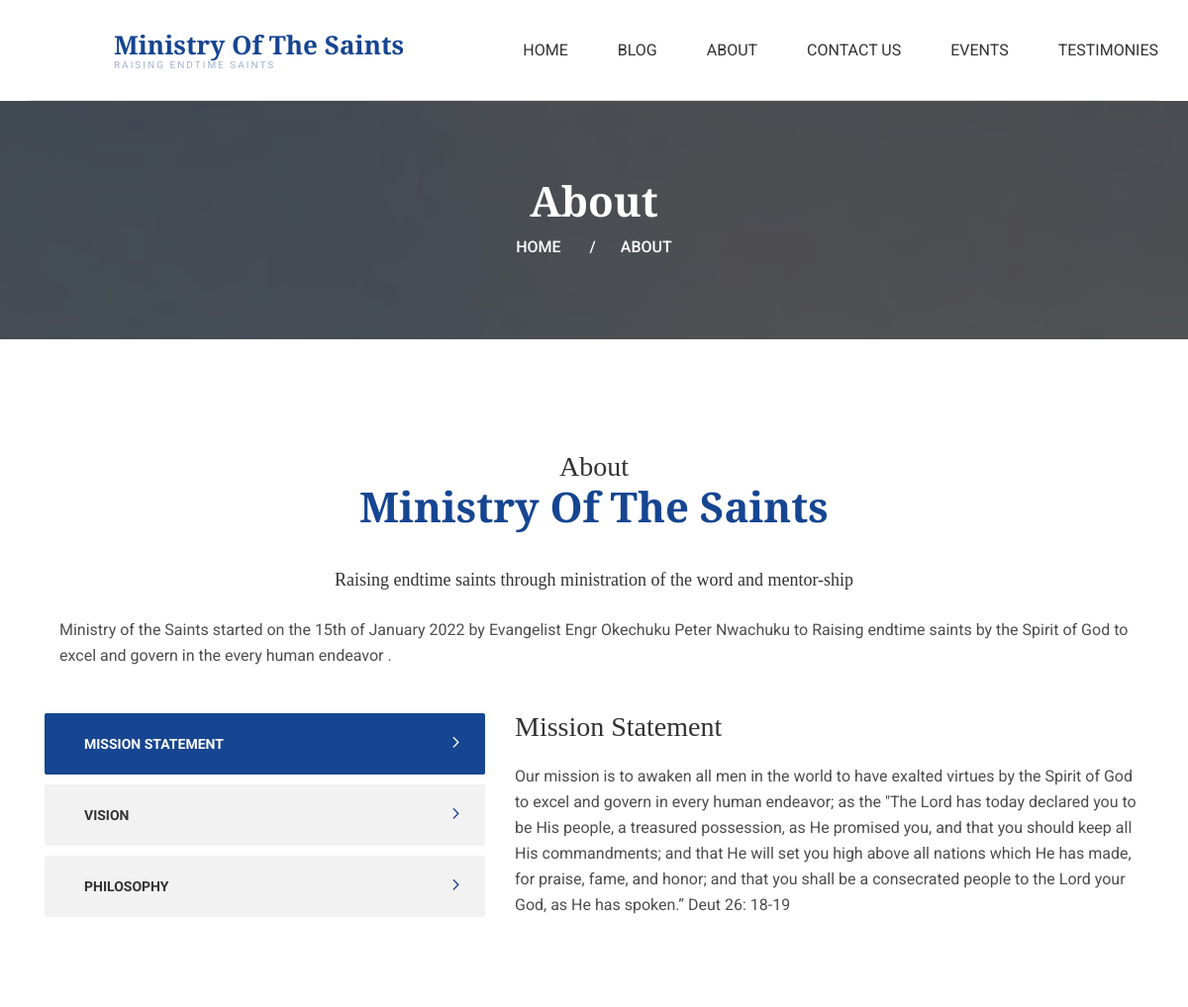
Page /about/ (upper part) on the earlier database version.
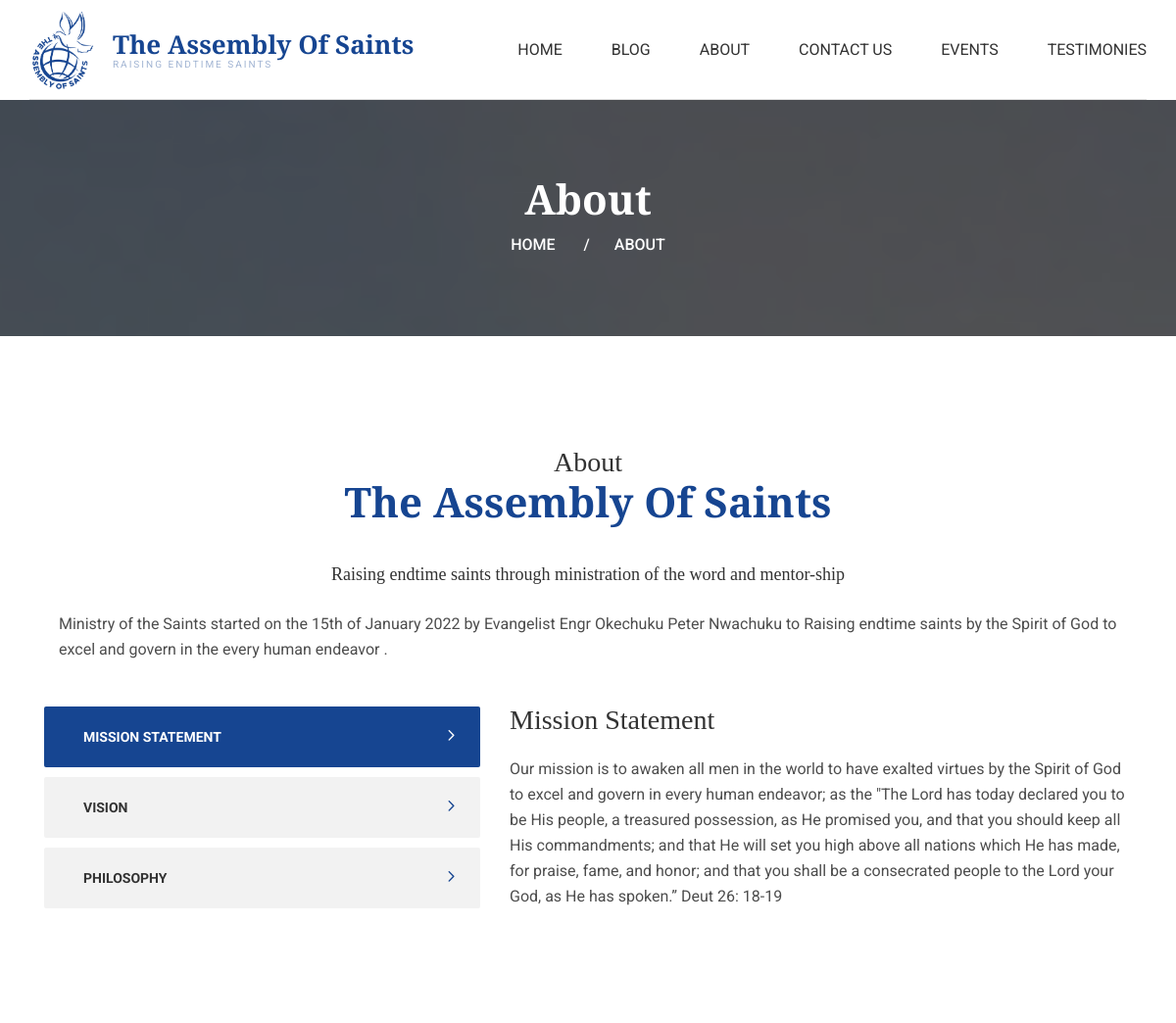
Same page on the later database version.
### organization/models.py (models this page shows, shortened)
class organizationOverview(models.Model):
    organization = models.OneToOneField(
        Organization,
        on_delete=models.CASCADE,
        unique=True,
    )
    organization_overview = models.TextField(max_length=500, blank=True)
    organization_mandate = models.TextField(max_length=500, blank=True)
    mission_statement = models.TextField(max_length=500, blank=True)
    vision = models.TextField(max_length=500, blank=True)
    philosophy = models.TextField(max_length=500, blank=True)
    id = models.AutoField(primary_key=True, default=None)
    def __str__(self):
        return self.organization.organization_name

class Organization(models.Model):
    user = models.ForeignKey(Account, on_delete=models.CASCADE, blank=True, null=True)
    organization_name = models.CharField(max_length=50)
    website_address = models.URLField(max_length=200, blank=True)
    email = models.EmailField(max_length=50)
    address_line_1 = models.CharField(max_length=50)
    address_line_2 = models.CharField(max_length=50, blank=True)
    city = models.CharField(max_length=50)
    state = models.CharField(max_length=50)
    postal_code = models.CharField(max_length=12, blank=True)
    country = models.CharField(max_length=50)
    phone = models.CharField(max_length=15)
    logo = models.ImageField(upload_to='photos/logos')
    is_church = models.BooleanField(default=False)
    created_date = models.DateTimeField(auto_now_add=True)
    modified_date = models.DateTimeField(auto_now=True)
    facebook = models.CharField(max_length=50, blank=True, null=True)
    youtube = models.CharField(max_length=50, blank=True, null=True)
    instagram = models.CharField(max_length=50, blank=True, null=True)
    open_hours = models.CharField(max_length=50, blank=True, null=True)
    class Meta:
        verbose_name = 'organization'
        verbose_name_plural = 'organizations'
    def __str__(self):
        return self.organization_name

### MOTS/views.py (the view)
# urls.py: path('about/', AboutView.as_view(), name='about'),
class AboutView(View):
    def get(self, request, *args, **kwargs):
        weekly_events = WeeklyEvent.objects.prefetch_related('organization').filter(organization=1, organization__is_church='True').values()
        staff = Staff.objects.prefetch_related('organization').get(organization=1, organization__is_church='True')
        testimonies = Testimony.objects.filter(verified=True)[:3].values(
            'first_name',
            'last_name',
            'title',
            'description'
        )
        context = {
            'weekly_events': weekly_events,
            'testimonies': testimonies,
            'staff': staff,
        }
        return render(request, 'church/about.html', context)

### blog/context_processors.py (called while the page is built)
def menu_links(request):
    links = Article.objects.filter().order_by('-id')[:3].values('article_title', 'created_date')
    return dict(blog_links=links)

### event/context_processors.py (called while the page is built)
def event_links(request):
    links = Event.objects.select_related('event').all()
    return dict(event_links=links)

### event/models.py (called while the page is built)
    def get_url(self):
        return reverse('event', args=[self.id])

### organization/context_processors.py (called while the page is built)
def menu_links(request):
    links = organizationOverview.objects.select_related('organization').get(organization=1, organization__is_church='True')
    return dict(org_links=links)

### templates/church/about.html (shortened to what this page needs)
{% extends 'base.html' %}
{% load static %}
{% block content %}
<section class="page_breadcrumbs ds parallax section_padding_top_65 section_padding_bottom_65">
  <div class="container">
    <div class="row">
      <div class="col-sm-12 text-center">
        <h2 class="highlight bold">About</h2>
        <ol class="breadcrumb">
          <li>
            <a href="{% url 'MOTS' %}">
        Home
      </a>
          </li>
          <li class="active">About</li>
        </ol>
      </div>
    </div>
  </div>
</section>
<section id="about" class="ls section_padding_top_100 section_padding_bottom_75 columns_margin_bottom_30">
  <div class="container">
    <div class="row">
      <div class="col-md-12">
        <div class="horiz_lg_padding">
          <h3 class= "text-center">About</h3>
          <h2 class="section_header highlight text-center">{{ org_links.organization }}</h2>
          <p class="grey playfair">{{ org_links.organization_mandate }}</p>
          <p>{{ org_links.organization_overview }}</p>
        </div>
      </div>
    </div>
    <div class="container">
      <div class="row vertical-tabs">
        <div class="col-sm-5">
          <ul class="nav" role="tablist">
            <li class="active">
              <a href="#vertical-tab1" role="tab" data-toggle="tab">Mission Statement</a>
            </li>
            <li>
              <a href="#vertical-tab2" role="tab" data-toggle="tab">Vision</a>
            </li>
            <li>
              <a href="#vertical-tab3" role="tab" data-toggle="tab">Philosophy</a>
            </li>
          </ul>
        </div>
        <div class="col-sm-7">
          <div class="tab-content no-border">
            <div class="tab-pane fade in active" id="vertical-tab1">
              <h3>Mission Statement</h3>
              <p>{{org_links.mission_statement}}</p>
            </div>
          </div>
        </div>
      </div>
    </div>
  </div>
</section>
{% endblock %}

### templates/includes/navbar.html (shortened to what this page needs)
{% load static %}
{% url 'MOTS' as home %}
{% url 'blog' as blog %}
{% url 'contact_us' as contact_us %}
{% url 'testimonies' as testimonies %}
<header class="page_header header_white toggler_right with_bottom_border_container">
  <div class="container">
    <div class="row">
      <div class="col-sm-12 display_table">
        <div class="header_left_logo display_table_cell">
          <a href="./" class="logo top_logo">
            <img src="{{ org_links.organization.logo.url }}" alt="" style="width: 68px;">
            <span class="logo_text">
              <strong class="playfair">{{ org_links.organization.organization_name }}</strong>
              <span class="small-text">Raising endtime saints</span>
            </span>
          </a>
        </div>
        <div class="header_mainmenu display_table_cell text-right">
          <nav class="mainmenu_wrapper">
            <ul class="mainmenu nav sf-menu">
              <li class = "{% if request.path == home %} active {% endif %}"><a href="{% url 'MOTS' %}">Home</a></li>
              <li class = "{% if request.path == blog %} active {% endif %}"><a href="{% url 'blog' %}">Blog</a></li>
              <li class = "{% if request.path == blog %} active {% endif %}"><a href="{% url 'about' %}">About</a></li>
              <li class = "{% if request.path == contact_us %} active {% endif %}"><a href="{% url 'contact_us' %}">Contact Us</a></li>
              <li>
                <a href="#">Events</a>
              </li>
              <li class = "{% if request.path == testimonies %} active {% endif %}"><a href="{% url 'testimonies' %}"">Testimonies</a></li>
            </ul>
          </nav>
        </div>
      </div>
    </div>
  </div>
</header>

Differences in the rows shown:
changed through a linked row, organizationOverview "Raising endtime saints through ministration of the word and mentor-ship": organization.logo: a different picture; organization.organization_name "Ministry Of The Saints" → "The Assembly Of Saints"; organization "Ministry Of The Saints" → "The Assembly Of Saints"
